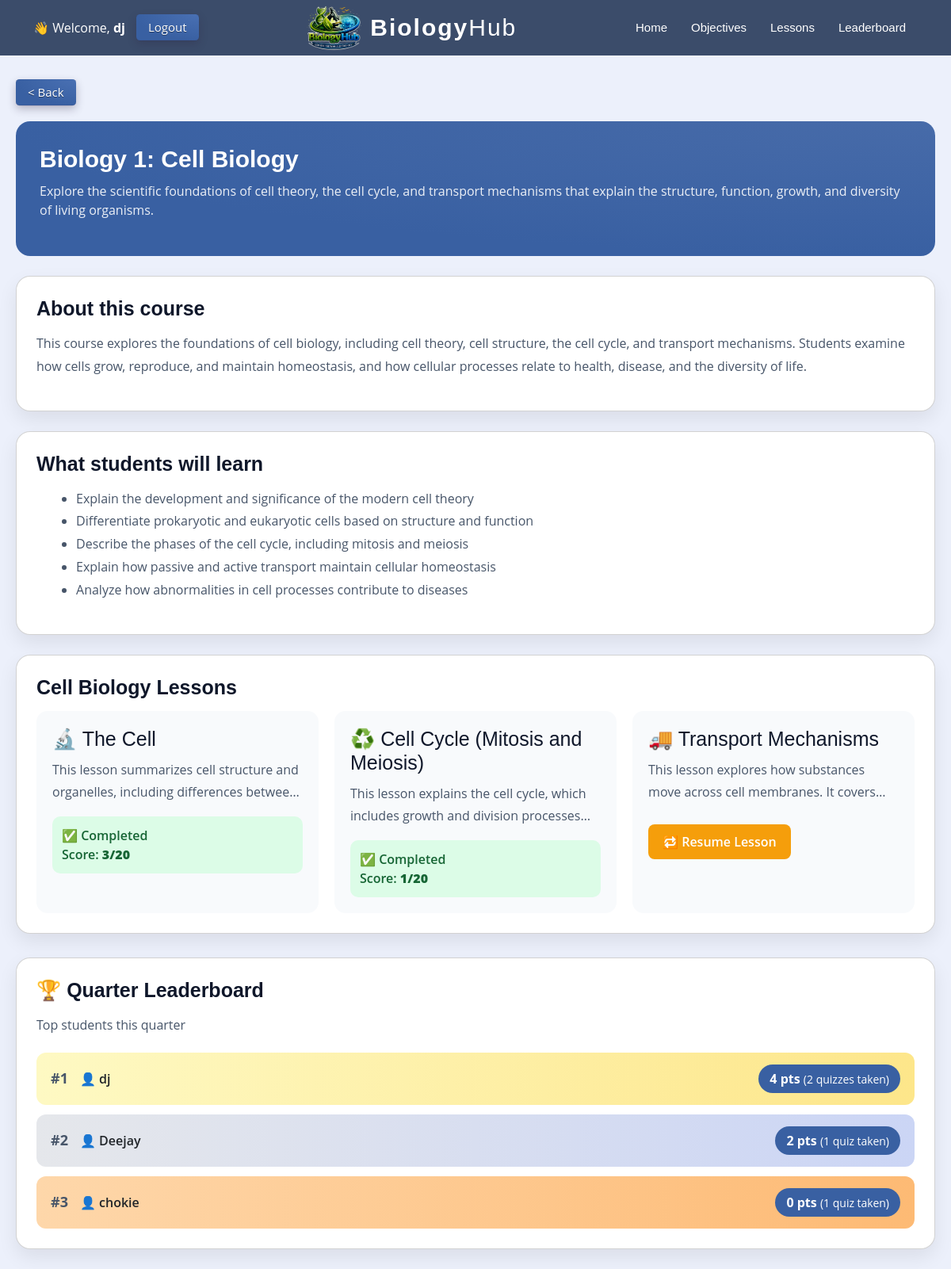
The app's page /lesson.php?quarter=1st_quarter (signed in) with its own data.
### tables this page shows
CREATE TABLE `students` (
  `id` int(11) NOT NULL,
  `name` varchar(100) DEFAULT NULL,
  `email` varchar(100) DEFAULT NULL,
  `password` varchar(255) DEFAULT NULL,
  `created_at` timestamp NOT NULL DEFAULT current_timestamp(),
  `otp` varchar(10) DEFAULT NULL,
  `verified` int(11) DEFAULT 0,
  `otp_code` varchar(10) DEFAULT NULL,
  `otp_expire` datetime DEFAULT NULL
);

CREATE TABLE `lesson_progress` (
  `id` int(11) NOT NULL,
  `student_id` int(11) DEFAULT NULL,
  `lesson_name` varchar(100) DEFAULT NULL,
  `slide_number` int(11) DEFAULT 1,
  `completed` tinyint(4) DEFAULT 0,
  `quiz_score` int(11) DEFAULT NULL
);

### lesson.php (the view, shortened to what this page needs)
<?php
include "backend/db.php";
?>
<?php
$user_name = "";
if (isset($_SESSION["usrid"])) {
    $uid = $_SESSION["usrid"];
    $res = $conn->query("SELECT name FROM students WHERE id='$uid'");
    if ($res && $res->num_rows > 0) {
        $row = $res->fetch_assoc();
        $user_name = $row['name'];
    }
}
?>
<?php
$progress = [];
$res = mysqli_query($conn, "SELECT * FROM lesson_progress WHERE student_id='$uid'");
while ($row = mysqli_fetch_assoc($res)) {
    $progress[$row['lesson_name']] = $row;
}
$quarter = $_GET['quarter'] ?? '1st2_quarter';
switch ($quarter) {
    case '1st_quarter':
        $lesson_titles = [
            'The_Cell' => '🔬 The Cell',
            'Cell_cycle' => '♻️ Cell Cycle (Mitosis and Meiosis)',
            'Transport_Mechanisms' => '🚚 Transport Mechanisms'
        ];
        $lesson_descriptions = [
            'The_Cell' => 'This lesson summarizes cell structure and organelles, including differences between plant and animal cells. It reviews the history of cell discovery from Hooke to Virchow and explains the three principles of cell theory. It also describes the structure and function of major organelles and highlights the role of microscopy in studying cells.',
            'Cell_cycle' => 'This lesson explains the cell cycle, which includes growth and division processes that produce new cells. It describes interphase (G1, S, G2) where the cell grows and copies its DNA, and the M phase, where division occurs. The M phase includes mitosis, producing two identical daughter cells, and meiosis, which forms gametes.',
            'Transport_Mechanisms' => 'This lesson explores how substances move across cell membranes. It covers passive transport mechanisms like diffusion and osmosis, and active transport mechanisms like endocytosis and exocytosis. It also discusses the role of transport proteins and membrane structure in facilitating these processes.'
        ];
        $learn = [
            'Explain the development and significance of the modern cell theory',
            'Differentiate prokaryotic and eukaryotic cells based on structure and function',
            'Describe the phases of the cell cycle, including mitosis and meiosis',
            'Explain how passive and active transport maintain cellular homeostasis',
            'Analyze how abnormalities in cell processes contribute to diseases'
        ];
        $header = "Biology 1: Cell Biology";
        $sub_header = "Explore the scientific foundations of cell theory, the cell cycle, and transport mechanisms that explain the structure, function, growth, and diversity of living organisms.";
        $course_description = "This course explores the foundations of cell biology, including cell theory, cell structure, the cell cycle, and transport mechanisms. Students examine how cells grow, reproduce, and maintain homeostasis, and how cellular processes relate to health, disease, and the diversity of life.";
        break;
}
?>
<?php
$lessonKeys = array_keys($lesson_titles);
$lessonList = "'" . implode("','", $lessonKeys) . "'";
$leaderboard = mysqli_query($conn, "
SELECT
    students.name,
    SUM(lesson_progress.quiz_score) as total_score,
    COUNT(lesson_progress.lesson_name) as quizzes_taken
FROM lesson_progress
JOIN students ON students.id = lesson_progress.student_id
WHERE lesson_progress.lesson_name IN ($lessonList)
AND lesson_progress.quiz_score IS NOT NULL
GROUP BY lesson_progress.student_id
HAVING total_score >= 0
ORDER BY total_score DESC
LIMIT 10
");
?>
<!DOCTYPE html>
<html lang="en">
<head>
    <link href="vendor/bootstrap/css/bootstrap.min.css" rel="stylesheet">
    <link href="vendor/bootstrap-icons/bootstrap-icons.css" rel="stylesheet">
    <link href="vendor/aos/aos.css" rel="stylesheet">
    <link href="vendor/glightbox/css/glightbox.min.css" rel="stylesheet">
    <link href="vendor/swiper/swiper-bundle.min.css" rel="stylesheet">
    <link rel="stylesheet" href="https://cdnjs.cloudflare.com/ajax/libs/aos/2.3.4/aos.css">
    <link rel="stylesheet" href="assets/css/lesson.css">
</head>
<header id="header" class="header d-flex align-items-center fixed-top">
    <div class="container-fluid container-xl position-relative d-flex align-items-center">
        <a href="index.php" class="logo d-flex align-items-center ">
            <img src="img/biologyhublogo.png" alt="">
            <h1 class="sitename"><b>Biology</b>Hub</h1>
        </a>
        <nav id="navmenu" class="navmenu">
            <ul>
                <li><a href="index.php">Home</a></li>
                <li><a href="#objective">Objectives</a></li>
                <li><a href="#lesson">Lessons</a></li>
                <li><a href="#leaderboard">Leaderboard</a></li>
            </ul>
        </nav>
        <div class="buttonHero accountAct" id="accountAct">
            <?php if (!isset($_SESSION["usrid"])): ?>
                <button onclick="window.location.href='login.php'">Login</button>
                <button class="signup" onclick="window.location.href='login.php'">Signup</button>
            <?php else: ?>
                <span style="color:white;margin-right:10px;">
                    👋 Welcome, <b>
                        <?php echo htmlspecialchars($user_name); ?>
                    </b>
                </span>
                <a href="backend/logout.php">
                    <button>Logout</button>
                </a>
            <?php endif; ?>
        </div>
    </div>
</header>
<body class="index-page">
    <div class="mainContent" style="margin-top: 100px;">
        <div class="topbars">
            <div class="buttonHero"><button onclick="window.location.href='index.php'" style="cursor:pointer;">
                    < Back</button>
            </div>
        </div>
        <div class="headers" id="objective">
            <h1><?php echo htmlspecialchars($header); ?></h1>
            <p>
                <?php echo htmlspecialchars($sub_header); ?>
            </p>
        </div>
        <div class="card">
            <h2>About this course</h2>
            <p>
                <?php echo htmlspecialchars($course_description); ?>
            </p>
        </div>
        <div class="card">
            <h2>What students will learn</h2>
            <ul style="margin-left:18px; color:#475569; line-height:1.8;">
                <?php foreach ($learn as $learns): ?>
                    <li><?php echo $learns; ?></li>
                <?php endforeach; ?>
            </ul>
        </div>
        <div class="card" id="lesson">
            <h2>Cell Biology Lessons</h2>
            <div class="grid">
                <?php foreach ($lesson_titles as $lessonKey => $lessonTitle): ?>
                    <div class="lesson-box">
                        <h3 onclick="window.location.href='lesson-view.php?lesson=<?php echo $lessonKey; ?>'"
                            style="cursor:pointer;">
                            <?php echo $lessonTitle; ?>
                        </h3>
                        <p class="lesson-text"
                            onclick="window.location.href='lesson-view.php?lesson=<?php echo $lessonKey; ?>'"
                            style="cursor:pointer;">
                            <?php echo $lesson_descriptions[$lessonKey]; ?>
                        </p>
                        <?php
                        $lessonName = $lessonKey;
                        if (isset($progress[$lessonName])) {
                            $data = $progress[$lessonName];
                            if ($data['completed'] == 1) {
                                echo "<div class='status done'>
                                ✅ Completed <br>
                                Score: <b>" . $data['quiz_score'] . "/20</b>
                              </div>";
                            } else if ($data['slide_number'] > 0) {
                                echo "<button class='resume-btn'
                                onclick=\"window.location.href='lesson-view.php?lesson=$lessonName'\">
                                🔁 Resume Lesson
                              </button>";
                            } else {
                                echo "<button class='start-btn'
                                onclick=\"window.location.href='lesson-view.php?lesson=$lessonName'\">
                                ▶ Continue
                              </button>";
                            }
                        } else {
                            echo "<button class='start-btn'
                            onclick=\"window.location.href='lesson-view.php?lesson=$lessonName'\">
                            ▶ Start Lesson
                          </button>";
                        }
                        ?>
                    </div>
                <?php endforeach; ?>
            </div>
        </div>
        <div class="card leaderboard-card" id="leaderboard">
            <h2>🏆 Quarter Leaderboard</h2>
            <p class="leader-sub">Top students this quarter</p>
            <div class="leaderboard">
                <?php
                if (mysqli_num_rows($leaderboard) > 0):
                    $rank = 1;
                    while ($row = mysqli_fetch_assoc($leaderboard)):
                        ?>
                        <div class="leader-row
        <?php
        if ($rank == 1)
            echo 'gold';
        elseif ($rank == 2)
            echo 'silver';
        elseif ($rank == 3)
            echo 'bronze';
        ?>">
                            <div class="rank">#<?php echo $rank; ?></div>
                            <div class="student">
                                👤 <?php echo htmlspecialchars($row['name']); ?>
                            </div>
                            <div class="score">
                                <?php echo $row['total_score']; ?> pts
                                <small style="font-weight:500;">
                                    (<?php echo $row['quizzes_taken']; ?>  <?php if( $row['quizzes_taken']==1){
                                        echo "quiz";
                                    } else {
                                        echo "quizzes";
                                    } ?>  taken)
                                </small>
                            </div>
                        </div>
                        <?php
                        $rank++;
                    endwhile;
                endif; ?>
            </div>
        </div>
    </div>
</body>
</html>

### assets/css/lesson.css (style rules this page uses)
:root { --default-font: "Open Sans", system-ui, -apple-system, "Segoe UI", Roboto, "Helvetica Neue", Arial, "Noto Sans", "Liberation Sans", sans-serif, "Apple Color Emoji", "Segoe UI Emoji", "Segoe UI Symbol", "Noto Color Emoji"; --heading-font: "Jost", sans-serif; --nav-font: "Poppins", sans-serif; }
:root { --background-color: rgb(238, 244, 252); --default-color: #444444; --heading-color: #37517e; --accent-color: #47b2e4; --surface-color: #ffffff; --contrast-color: #ffffff; }
:root { --nav-color: #ffffff; --nav-hover-color: #47b2e4; --nav-mobile-background-color: #ffffff; --nav-dropdown-background-color: #ffffff; --nav-dropdown-color: #444444; --nav-dropdown-hover-color: #47b2e4; }
:root { scroll-behavior: smooth; }
body { font-family: var(--default-font); color: var(--default-color); background: rgb(236, 240, 251); background-size: cover; background-position: center; background-repeat: no-repeat; background-attachment: fixed; }
body::before { content: ""; position: fixed; inset: 0; background: rgba(255, 255, 255, 0); z-index: -1; }
a { color: var(--accent-color); text-decoration: none; transition: 0.3s; }
h1, h2, h3, h4, h5, h6 { color: var(--heading-color); font-family: var(--heading-font); }
.header { --background-color: #46f017; --heading-color: #ffffff; color: var(--default-color); background-color: var(--background-color); padding: 5px 0; transition: all 0.5s; z-index: 997; }
.header .container-fluid { display: flex; align-items: center; justify-content: space-between; }
.header .logo { line-height: 1; }
.header .logo img { max-height: 60px; margin-right: 8px; }
.header .logo h1 { font-size: 30px; margin: 0; font-weight: 500; color: var(--heading-color); letter-spacing: 2px; }
@media (max-width: 1200px) { .header .logo { order: 1; } }
@media (max-width: 1200px) { .header .navmenu { order: 3; } }
.index-page .header { --background-color: rgba(40, 58, 90, 0.9); background: rgba(40, 58, 90, 0.9); }
@media (min-width: 1200px) { .navmenu { padding: 0; } }
@media (min-width: 1200px) { .navmenu ul { margin: 0; padding: 0; display: flex; list-style: none; align-items: center; } }
@media (min-width: 1200px) { .navmenu li { position: relative; } }
@media (min-width: 1200px) { .navmenu a, .navmenu a:focus { color: var(--nav-color); padding: 18px 15px; font-size: 15px; font-family: var(--nav-font); font-weight: 400; display: flex; align-items: center; justify-content: space-between; white-space: nowrap; transition: 0.3s; } }
.headers { background:radial-gradient( 100% 100% at 100% 0%, #476ba9 0%, #3960a2 100% ); color:white; padding:30px; border-radius:18px; margin-bottom:25px; }
.headers h1 { font-size:30px; color: white; font-weight: bold; }
.headers p { opacity:.9; margin-top:10px; }
.card { background:white; padding:25px; border-radius:18px; box-shadow:0 10px 25px rgba(0,0,0,0.08); margin-bottom:25px; }
.card h2 { margin-bottom:15px; color:#0f172a; }
.card p { color:#475569; line-height:1.7; }
.grid { display:grid; grid-template-columns:repeat(auto-fit,minmax(250px,1fr)); gap:20px; }
.lesson-box { background:#f8fafc; padding:20px; border-radius:14px; transition:.3s; cursor:pointer; }
.lesson-box h3 { margin-bottom:8px; }
.lesson-box p { font-size:14px; color:#64748b; }
.mainContent { margin-top: 190px; margin: 20px; }
.buttonHero a { color: white; }
.buttonHero button { font-size: 15px; display: inline-block; outline: 0; border: 0; cursor: pointer; will-change: box-shadow,transform; background: radial-gradient( 100% 100% at 100% 0%, #4970b3 0%, #3960a2 100% ); box-shadow: 0px 0.01em 0.01em rgb(45 35 66 / 40%), 0px 0.3em 0.7em -0.01em rgb(45 35 66 / 30%), inset 0px -0.01em 0px rgb(58 65 111 / 50%); padding: 0 1em; border-radius: 0.3em; color: #fff; height: 2.2em; text-shadow: 0 1px 0 rgb(0 0 0 / 40%); transition: box-shadow 0.15s ease, transform 0.15s ease; font-weight: 500; }
.card h2 { font-weight: bold; font-size: 25px; }
.card h3 { font-size: 25px; color: #0f172a; margin-bottom: 10px; }
.card p { font-size: 16px; color: #475569; line-height: 1.8; }
.lesson-box .lesson-text { display: -webkit-box; -webkit-line-clamp: 2; -webkit-box-orient: vertical; overflow: hidden; transition: all 0.3s ease; }
.resume-btn { background:#f59e0b; color:#fff; border:none; padding:10px 18px; border-radius:8px; margin-top:10px; cursor:pointer; font-weight:600; }
.status.done { margin-top:10px; padding:12px; background:#dcfce7; color:#166534; border-radius:10px; font-weight:600; }

### records on screen
students: name "dj"
lesson_progress: quiz_score "3"
lesson_progress: quiz_score "1"

### other values on screen
$header "Biology 1: Cell Biology"
$sub_header "Explore the scientific foundations of cell theory, the cell cycle, and transport mechanisms that explain the structure, function, growth, and diversity of living organisms."
$learns "Explain the development and significance of the modern cell theory"
$learns "Differentiate prokaryotic and eukaryotic cells based on structure and function"
$learns "Describe the phases of the cell cycle, including mitosis and meiosis"
$learns "Explain how passive and active transport maintain cellular homeostasis"
$learns "Analyze how abnormalities in cell processes contribute to diseases"
$lessonTitle "🔬 The Cell"
$lesson_descriptions[$lessonKey] "This lesson summarizes cell structure and organelles, including differences…"
$lessonTitle "♻️ Cell Cycle (Mitosis and Meiosis)"
$lesson_descriptions[$lessonKey] "This lesson explains the cell cycle, which includes growth and division…"
$lessonTitle "🚚 Transport Mechanisms"
$lesson_descriptions[$lessonKey] "This lesson explores how substances move across cell membranes. It…"
$row['name'] "dj"
$row['total_score'] "4"
